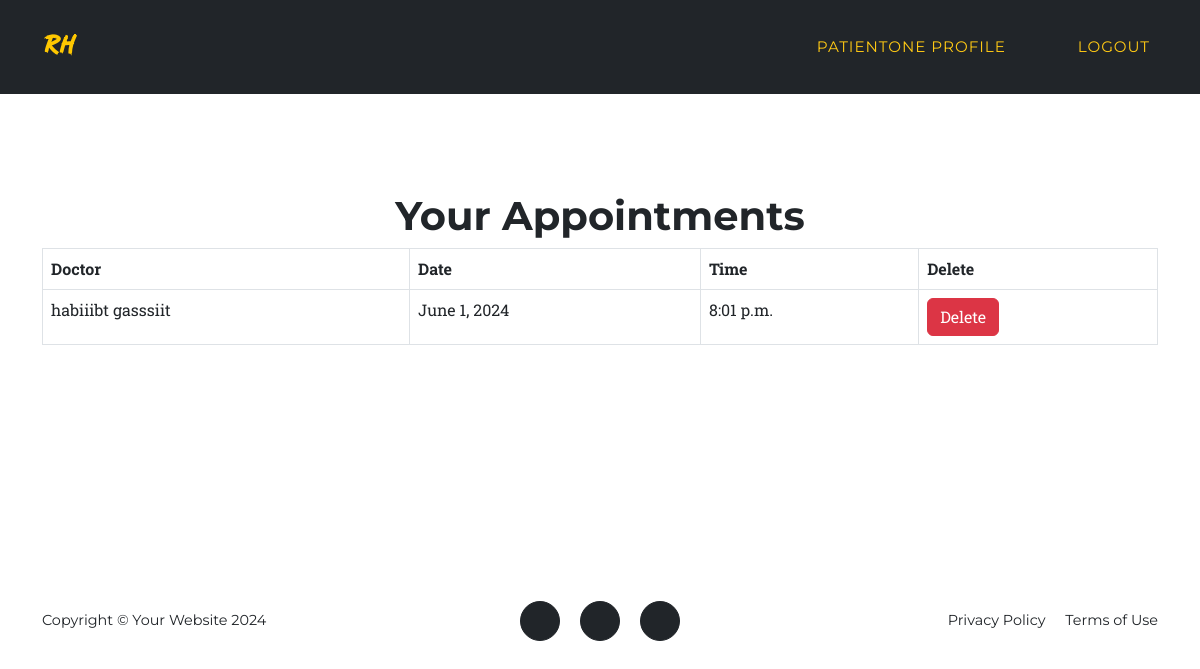
Page /view_appointment/ (signed in) on the committed database.
### base/models.py (models this page shows, shortened)
class Appointement(models.Model):
    doctor = models.ForeignKey(Doctor, on_delete=models.CASCADE)
    patient= models.ForeignKey(Patient, on_delete=models.CASCADE)
    date = models.DateField()
    time = models.TimeField()

class Doctor(models.Model):
    SPECIALTY = (
        ('General doctor', 'General doctor'),
        ('Medical Geneticist', 'Medical Geneticist'),
        ('Rheumatologist','Rheumatologist'),
        ('Neurologist','Neurologist'),
        ('Endocrinologist','Endocrinologist'),
        ('Hematologist','Hematologist'),
        ('Infectious Disease Specialist','Infectious Disease Specialist'),
        ('Immunologist','Immunologist'),
        ('Pulmonologist','Pulmonologist'),
        ('Cardiologist','Cardiologist'),
        ('Dermatologist','Dermatologist'),
        ('Ophthalmologist','Ophthalmologist'),
    )
    STATUS_CHOICES = (
        ('pending', 'Pending'),
        ('approved', 'Approved'),
        ('rejected', 'Rejected'),
    )
    status = models.CharField(max_length=10, choices=STATUS_CHOICES, default='pending')
    user = models.OneToOneField(User, null=True, on_delete=models.CASCADE)
    first_name = models.CharField(max_length=50, null=True)
    last_name = models.CharField(max_length=50, null=True)
    specialty = models.CharField(max_length=200, null=True, choices=SPECIALTY)
    approval_number = models.CharField(max_length=50, null=True)
    phone = models.CharField(max_length=20, null=True)
    email = models.CharField(max_length=200, null=True)
    country = models.CharField(max_length=50, null=True)
    city = models.CharField(max_length=50, null=True)
    work_address = models.CharField(max_length=200, null=True)
    date_created = models.DateTimeField(auto_now_add=True, null=True)
    patient = models.ForeignKey(Patient, null=True, on_delete= models.SET_NULL)

### base/decorators.py (the view)
    def _wrapped_view_func(request, *args, **kwargs):
        if request.user.is_authenticated and (hasattr(request.user, 'patient') or request.user.is_superuser):
            return view_func(request, *args, **kwargs)
        else:
            return redirect('home')

### base/views.py (called while the page is built)
@login_required(login_url='login')
@patient_required
def appointment_view(request):
    try:
        patient = Patient.objects.get(email=request.user.email)
        appointments = Appointement.objects.filter(patient=patient)
    except Patient.DoesNotExist:
        appointments = []
    context = {'appointments': appointments}
    return render(request, 'view_appointment.html', context)

### base/templates/view_appointment.html (shortened to what this page needs)
{% load static %}
<!DOCTYPE html>
<html lang="en">
    <head>
        <link href="{% static 'css/styles.css' %}" rel="stylesheet" />
        <link href="{% static 'css/sec_styles.css' %}" rel="stylesheet" />
    </head>
    <body id="page-top">
        <nav class="navbar navbar-expand-lg navbar-dark fixed-top" id="mainNav">
            <div class="container">
                <a class="navbar-brand" href="/">RH</a>
                <div class="collapse navbar-collapse" id="navbarResponsive">
                    <ul class="navbar-nav text-uppercase ms-auto py-4 py-lg-0">
                        <li class="nav-item"><a class="nav-link" href="#profile" style="color: #ffc914; margin-right: 40px;">{{request.user}} Profile</a></li>
                        <li class="nav-item">
                            <a id="logout-link" class="nav-link" href="#" style="color: #ffc914;">Logout</a>
                        </li>
                    </ul>
                </div>
            </div>
        </nav>
        <br>
        <br>
        <section>
            <div class="text-center">
                <h1>Your Appointments</h1>
            </div>
            <div class="container">
                {% if appointments %}
                    <table class="table table-bordered">
                        <thead>
                            <tr>
                                <th scope="col">Doctor</th>
                                <th scope="col">Date</th>
                                <th scope="col">Time</th>
                                <th>Delete</th>
                            </tr>
                        </thead>
                        <tbody>
                            {% for appointment in appointments %}
                                <tr>
                                    <td>{{ appointment.doctor.first_name }} {{ appointment.doctor.last_name }}</td>
                                    <td>{{ appointment.date }}</td>
                                    <td>{{ appointment.time }}</td>
                                    <td><a href="{% url 'delete_appointment' appointment.id %}" onclick="return confirm('Are you sure you want to delete?')" class="btn btn-danger">Delete</a></td>
                                </tr>
                            {% endfor %}
                        </tbody>
                    </table>
                {% else %}
                    <p>No appointments found.</p>
                {% endif %}
            </div>
        </section>
        <br>
        <br>
        <br>
        <footer class="footer py-4">
            <div class="container">
                <div class="row align-items-center">
                    <div class="col-lg-4 text-lg-start">Copyright &copy; Your Website 2024</div>
                    <div class="col-lg-4 my-3 my-lg-0">
                        <a class="btn btn-dark btn-social mx-2" href="#!" aria-label="Twitter"></a>
                        <a class="btn btn-dark btn-social mx-2" href="#!" aria-label="Facebook"></a>
                        <a class="btn btn-dark btn-social mx-2" href="#!" aria-label="LinkedIn"></a>
                    </div>
                    <div class="col-lg-4 text-lg-end">
                        <a class="link-dark text-decoration-none me-3" href="#!">Privacy Policy</a>
                        <a class="link-dark text-decoration-none" href="#!">Terms of Use</a>
                    </div>
                </div>
            </div>
        </footer>
    </body>
</html>

### rows in the picture
Appointement: doctor.first_name "habiiibt", doctor.last_name "gasssiit", date "June 1, 2024", time "8:01 p.m."

### other values in the picture
{{ request.user }} "PATIENTONE"
